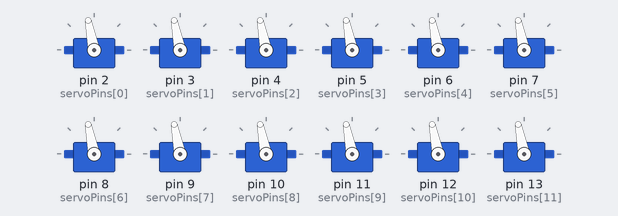
Recording of a sketch running on a simulated Arduino Mega 2560, built with avr-gcc and run on an emulated ATmega2560. Shown: 12 × servo.

Above: at 0.15 s.
At 0.76 s:
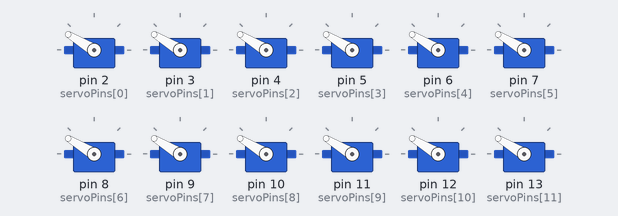
At 5.2 s:
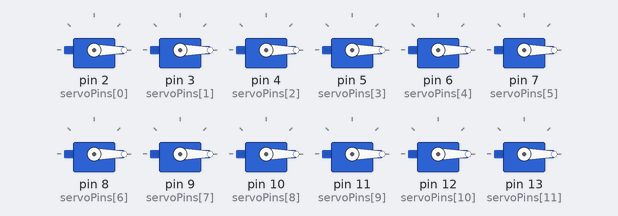
At 10.42 s:
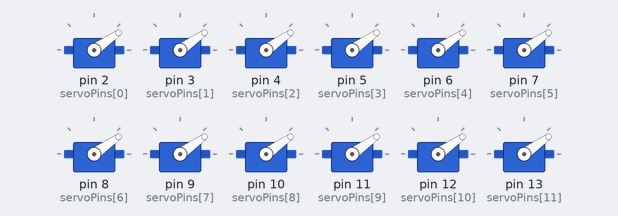
At 16.03 s:
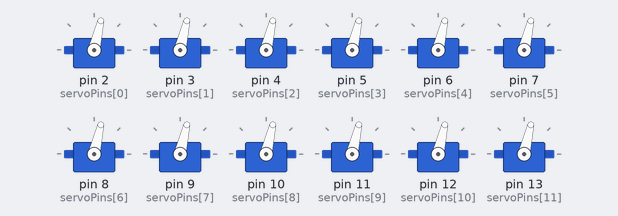
At 29.7 s:
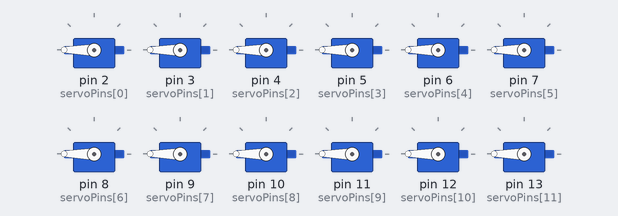
Timing chart, 0 to 31.2 s (numbered marks = the images above):
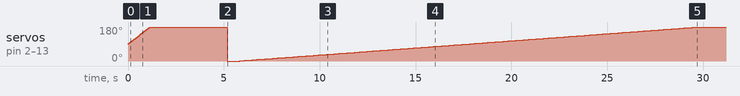

The sketch:

servoTester.ino
```cpp
/*
  SerialSweepN
  Reads serial data until the null byte and turns that data into servo movement for n servos

  Note: Change numServos to number of servos and set servoPins to correct pins
*/
#include <Servo.h>

//int servoPins[] = {9, 10};
//int servoPins[] = {2, 3, 4, 5};
int servoPins[] = {2, 3, 4, 5, 6, 7, 8, 9, 10, 11, 12, 13, 14, 15, 16, 17, 18, 19, 20, 21, 22, 23, 24, 25, 26, 27, 28, 29, 30, 31, 32, 33, 34, 35, 36, 37};
//int servoPins[] = {2, 3, 4, 5, 6, 7, 8, 9, 10, 11, 12, 13, 14, 15, 16, 17, 18, 19, 20, 21, 22, 23, 24, 25, 26, 27, 28, 29, 30, 31};
const int numServos = sizeof(servoPins)/sizeof(int);
Servo servos[numServos];
int myDelay = 10;

char serialData[numServos * 3];
char tempData[3];

void setup() {
  for (int i=0; i < numServos; i++) {
    servos[i].attach(servoPins[i]);
    servos[i].write(90);
  }
}

void loop() {
  int ang = 0;
  while (ang<45) {
    for (int i=0; i < numServos; i++) {
      servos[i].write(90+ang);
    }
    ang += 1;
    delay(myDelay);
  }
  while (ang>-45) {
    for (int i=0; i < numServos; i++) {
      servos[i].write(90+ang);
    }
    ang -= -1;
    delay(myDelay);
  }
  while (ang<0) {
    for (int i=0; i < numServos; i++) {
      servos[i].write(90+ang);
    }
    ang += 1;
    delay(myDelay);
  }

}
```
